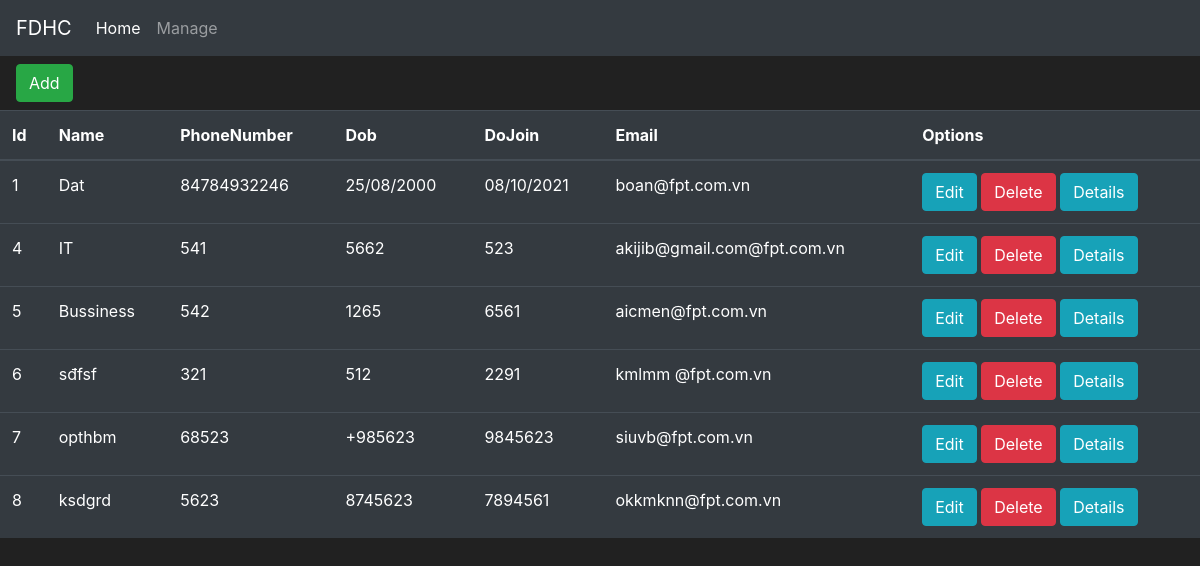
/manage, run on the app's committed database.
### staff.py (models this page shows, shortened)
class Staff(db.Model):
    id = db.Column(db.Integer(), primary_key=True)
    Name = db.Column(db.String(length=30), nullable=False, unique=True)
    PhoneNumber = db.Column(db.Integer(), nullable=False)
    Dob = db.Column(db.String(length=30), nullable=False)
    DoJoin = db.Column(db.String(length=30), nullable=False, unique=True)
    Email = db.Column(db.String(length=30), nullable=False, unique=True)

### staff.py (the view)
@app.route('/manage')
def manage_page():
    staffs = Staff.query.all()
    return render_template('manage.html', staffs=staffs)

### templates/manage.html
{% extends 'base.html' %} {% block title %} Manage Page {% endblock %} {% block content %} {% include 'details.html' %}
<a class="nav-link" href="{{ url_for('add') }}"><button type="button" class="btn btn-success">Add</button></a>
<table class="table table-hover table-dark">
    <thead>
        <tr>
            <th scope="col">Id</th>
            <th scope="col">Name</th>
            <th scope="col">PhoneNumber</th>
            <th scope="col">Dob</th>
            <th scope="col">DoJoin</th>
            <th scope="col">Email</th>
            <th scope="col">Options</th>
        </tr>
    </thead>
    <tbody>
        {% for staff in staffs %}
        <tr>
            <td>{{ staff.id }}</td>
            <td>{{ staff.Name }}</td>
            <td>{{ staff.PhoneNumber }}</td>
            <td>{{ staff.Dob }}</td>
            <td>{{ staff.DoJoin }}</td>
            <td>{{ staff.Email }}@fpt.com.vn</td>
            <td>
                <a href="/edit/{{ staff.id }}"><button class="btn btn-outline btn-info">Edit</button></a>
                <a href="/delete/{{ staff.id }}"><button type="button" class="btn btn-outline btn-danger">Delete</button></a>
                <button class="btn btn -outline btn-info" data-toggle="modal" data-target="#exampleModal">Details</button>
            </td>
        </tr>
        {% endfor %}
    </tbody>
</table>
{% endblock %}

### templates/base.html (shortened to what this page needs)
<!doctype html>
<html lang="en">
<head>
    <link rel="stylesheet" href="https://cdn.jsdelivr.net/npm/bootstrap@4.5.3/dist/css/bootstrap.min.css">
</head>
<body>
    <nav class="navbar navbar-expand-md navbar-dark bg-dark">
        <a class="navbar-brand" href="#">FDHC</a>
        <div class="collapse navbar-collapse" id="navbarNav">
            <ul class="navbar-nav mr-auto">
                <li class="nav-item active">
                    <a class="nav-link" href="{{ url_for('home_page') }}">Home <span class="sr-only">(current)</span></a>
                </li>
                <li class="nav-item">
                    <a class="nav-link" href="{{ url_for('manage_page') }}">Manage</a>
                </li>
            </ul>
        </div>
    </nav>
    {% block content %} {% endblock %}
</body>
</html>

### templates/base.html (style rules this page uses)
body { background-color: #212121; color: white }

### data on the page
Staff: id "1", Name "Dat", PhoneNumber "84784932246", Dob "25/08/2000", DoJoin "08/10/2021", Email "boan"
Staff: id "4", Name "IT", PhoneNumber "541", Dob "5662", DoJoin "523", Email "akijib@gmail.com"
Staff: id "5", Name "Bussiness", PhoneNumber "542", Dob "1265", DoJoin "6561", Email "aicmen"
Staff: id "6", Name "sđfsf", PhoneNumber "321", Dob "512", DoJoin "2291", Email "kmlmm"
Staff: id "7", Name "opthbm", PhoneNumber "68523", Dob "+985623", DoJoin "9845623", Email "siuvb"
Staff: id "8", Name "ksdgrd", PhoneNumber "5623", Dob "8745623", DoJoin "7894561", Email "okkmknn"
